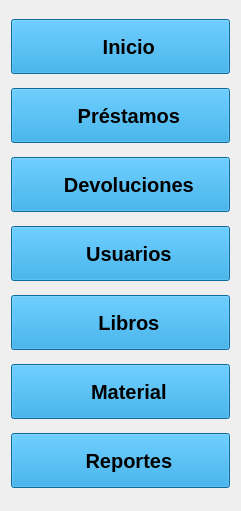
   <widget class="QWidget" name="verticalLayoutWidget">
    <property name="geometry">
     <rect>
      <x>0</x>
      <y>130</y>
      <width>241</width>
      <height>511</height>
     </rect>
    </property>
    <layout class="QVBoxLayout" name="verticalLayout">
     <item>
      <widget class="QPushButton" name="iniciob">
       <property name="minimumSize">
        <size>
         <width>143</width>
         <height>55</height>
        </size>
       </property>
       <property name="font">
        <font>
         <pointsize>15</pointsize>
         <bold>true</bold>
        </font>
       </property>
       <property name="layoutDirection">
        <enum>Qt::LayoutDirection::LeftToRight</enum>
       </property>
       <property name="autoFillBackground">
        <bool>false</bool>
       </property>
       <property name="styleSheet">
        <string notr="true">background-color: rgb(20, 150, 218);</string>
       </property>
       <property name="text">
        <string>   Inicio</string>
       </property>
       <property name="icon">
        <iconset theme="QIcon::ThemeIcon::GoHome"/>
       </property>
       <property name="iconSize">
        <size>
         <width>30</width>
         <height>30</height>
        </size>
       </property>
      </widget>
     </item>
     <item>
      <widget class="QPushButton" name="prestamosb">
       <property name="minimumSize">
        <size>
         <width>143</width>
         <height>55</height>
        </size>
       </property>
       <property name="font">
        <font>
         <pointsize>15</pointsize>
         <bold>true</bold>
        </font>
       </property>
       <property name="styleSheet">
        <string notr="true">background-color: rgb(20, 150, 218);</string>
       </property>
       <property name="text">
        <string>   Préstamos</string>
       </property>
       <property name="icon">
        <iconset theme="folder"/>
       </property>
       <property name="iconSize">
        <size>
         <width>30</width>
         <height>30</height>
        </size>
       </property>
      </widget>
     </item>
     <item>
      <widget class="QPushButton" name="devolucionesb">
       <property name="minimumSize">
        <size>
         <width>143</width>
         <height>55</height>
        </size>
       </property>
       <property name="font">
        <font>
         <pointsize>15</pointsize>
         <bold>true</bold>
        </font>
       </property>
       <property name="styleSheet">
        <string notr="true">background-color: rgb(20, 150, 218);</string>
       </property>
       <property name="text">
        <string>   Devoluciones</string>
       </property>
       <property name="icon">
        <iconset theme="QIcon::ThemeIcon::FolderNew"/>
       </property>
       <property name="iconSize">
        <size>
         <width>30</width>
         <height>30</height>
        </size>
       </property>
      </widget>
     </item>
     <item>
      <widget class="QPushButton" name="usuariosb">
       <property name="minimumSize">
        <size>
         <width>143</width>
         <height>55</height>
        </size>
       </property>
       <property name="font">
        <font>
         <pointsize>15</pointsize>
         <bold>true</bold>
        </font>
       </property>
       <property name="styleSheet">
        <string notr="true">background-color: rgb(20, 150, 218);</string>
       </property>
       <property name="text">
        <string>   Usuarios</string>
       </property>
       <property name="icon">
        <iconset theme="QIcon::ThemeIcon::ContactNew"/>
       </property>
       <property name="iconSize">
        <size>
         <width>30</width>
         <height>30</height>
        </size>
       </property>
      </widget>
     </item>
     <item>
      <widget class="QPushButton" name="librosb">
       <property name="minimumSize">
        <size>
         <width>143</width>
         <height>55</height>
        </size>
       </property>
       <property name="font">
        <font>
         <pointsize>15</pointsize>
         <bold>true</bold>
        </font>
       </property>
       <property name="styleSheet">
        <string notr="true">background-color: rgb(20, 150, 218);</string>
       </property>
       <property name="text">
        <string>   Libros</string>
       </property>
       <property name="icon">
        <iconset theme="accessories-dictionary"/>
       </property>
       <property name="iconSize">
        <size>
         <width>30</width>
         <height>30</height>
        </size>
       </property>
      </widget>
     </item>
     <item>
      <widget class="QPushButton" name="materialb">
       <property name="minimumSize">
        <size>
         <width>143</width>
         <height>55</height>
        </size>
       </property>
       <property name="font">
        <font>
         <pointsize>15</pointsize>
         <bold>true</bold>
        </font>
       </property>
       <property name="styleSheet">
        <string notr="true">background-color: rgb(20, 150, 218);</string>
       </property>
       <property name="text">
        <string>   Material</string>
       </property>
       <property name="icon">
        <iconset theme="utilities-system-monitor"/>
       </property>
       <property name="iconSize">
        <size>
         <width>30</width>
         <height>30</height>
        </size>
       </property>
      </widget>
     </item>
     <item>
      <widget class="QPushButton" name="reportesb">
       <property name="minimumSize">
        <size>
         <width>143</width>
         <height>55</height>
        </size>
       </property>
       <property name="font">
        <font>
         <pointsize>15</pointsize>
         <bold>true</bold>
        </font>
       </property>
       <property name="styleSheet">
        <string notr="true">background-color: rgb(20, 150, 218);</string>
       </property>
       <property name="text">
        <string>   Reportes</string>
       </property>
       <property name="icon">
        <iconset theme="system-file-manager"/>
       </property>
       <property name="iconSize">
        <size>
         <width>30</width>
         <height>30</height>
        </size>
       </property>
      </widget>
     </item>
    </layout>
   </widget>
